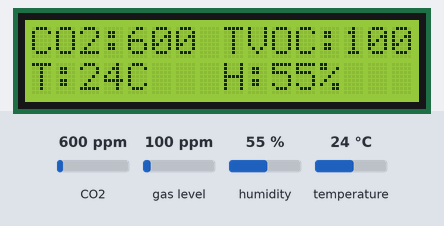
This sketch was run on a simulated Arduino Uno, built with avr-gcc and run on an emulated ATmega328P. Shown: 16×2 character LCD. Inputs (shaded band) come from the test bench; at power-on: CO2 600 ppm, humidity 55 %, gas level 100 ppm, temperature 24 °C.

Above: at 1.2 s.
1.3 s: CO2 set to 452 ppm
At 2.3 s:
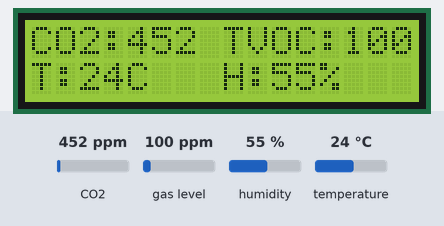
3.1 s: humidity set to 22 %
At 5.1 s:
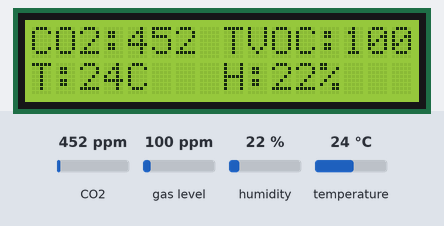
5.8 s: gas level set to 20 ppm
At 6.9 s:
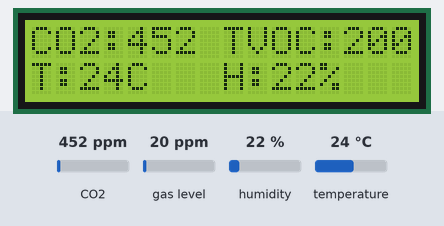
7.4 s: temperature set to 12 °C
At 9.6 s:
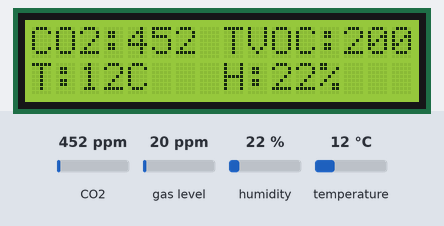
10.0 s: CO2 set to 1050 ppm
At 11.3 s:
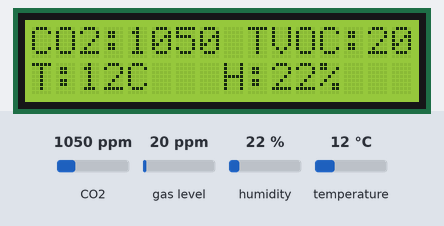
11.6 s: humidity set to 40 %
At 14.2 s:
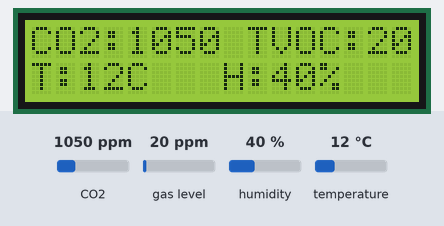
Timing chart, 0 to 15.3 s (numbered marks = the images above; inputs shaded):
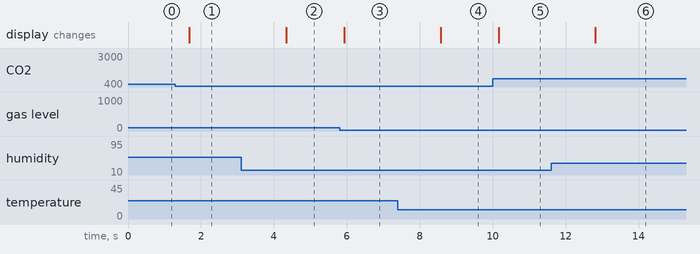

The sketch:

airquality.ino
```cpp
#include <Adafruit_CCS811.h>

#include <Wire.h>
#include <DHT.h>
#include <LiquidCrystal_I2C.h>
LiquidCrystal_I2C lcd(0x3F,16,2);  // Устанавливаем дисплей

Adafruit_CCS811 ccs;

#define DHTPIN 4     // what pin we're connected to
#define DHTTYPE DHT22   // DHT 22  (AM2302)
DHT dht(DHTPIN, DHTTYPE); //// Initialize DHT sensor for normal 16mhz Arduino

int timeCounter = 0;

void setup()
{
  lcd.init();
  lcd.backlight();// Включаем подсветку дисплея
  //lcd.print("iarduino.ru");
  //lcd.setCursor(8, 1);
  //lcd.print("LCD 1602");

  if(!ccs.begin())
  {
    Serial.println("Failed to start sensor! Please check your wiring.");
    while(1);
  }

  dht.begin();

  //calibrate temperature sensor
  while(!ccs.available());

    float  hum = dht.readHumidity();
    float  temp= dht.readTemperature();

    ccs.setEnvironmentalData(hum, temp);

}
void loop()
{
  // Выводим на экран количество секунд с момента запуска ардуины
  //lcd.print(millis()/1000);

  if(ccs.available()){

    float  hum = dht.readHumidity();
    float  temp= dht.readTemperature();

    Serial.print("Humidity: ");
    Serial.print(hum);
    Serial.print(" %, Temp: ");
    Serial.print(temp);
    Serial.println(" Celsius");

    if(!ccs.readData()){
      lcd.setCursor(0, 0);
      lcd.print("CO2:");
      lcd.print(ccs.geteCO2());
      lcd.print(" TVOC:");
      lcd.print(ccs.getTVOC());
      // Устанавливаем курсор на вторую строку и нулевой символ.
      lcd.setCursor(0, 1);

      lcd.print("T:");
      lcd.print((int)temp);
      lcd.print("C");

      lcd.setCursor(8, 1);
      lcd.print("H:");
      lcd.print((int)hum);
      lcd.print("%");

      if (timeCounter > 120) // every 1 minute
      {
        timeCounter = 0;
        ccs.setEnvironmentalData(hum, temp);
      }
    }
    else{
      lcd.print("ERROR!");
      while(1);
    }
  }
  delay(500);
  timeCounter++;

}
```

Measured:
- after the input at 1.3 s, the display: changes after 0.39 s (image 1)
- after the input at 3.1 s, the display: changes after 1.2 s (image 2)
- after the input at 5.8 s, the display: changes after 0.13 s (image 3)
- after the input at 7.4 s, the display: changes after 1.2 s (image 4)
- after the input at 10.0 s, the display: changes after 0.16 s (image 5)
- after the input at 11.6 s, the display: changes after 1.2 s (image 6)
